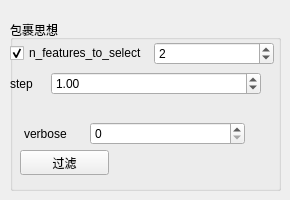
             <widget class="QWidget" name="page_25">
              <widget class="QGroupBox" name="groupBox_17">
               <property name="geometry">
                <rect>
                 <x>10</x>
                 <y>20</y>
                 <width>271</width>
                 <height>171</height>
                </rect>
               </property>
               <property name="title">
                <string>包裹思想</string>
               </property>
               <widget class="QPushButton" name="features_selection_package_Btn">
                <property name="geometry">
                 <rect>
                  <x>10</x>
                  <y>130</y>
                  <width>89</width>
                  <height>25</height>
                 </rect>
                </property>
                <property name="text">
                 <string>过滤</string>
                </property>
               </widget>
               <widget class="QWidget" name="layoutWidget">
                <property name="geometry">
                 <rect>
                  <x>0</x>
                  <y>20</y>
                  <width>264</width>
                  <height>27</height>
                 </rect>
                </property>
                <layout class="QHBoxLayout" name="horizontalLayout_7">
                 <item>
                  <widget class="QCheckBox" name="checkBox_features_selection_package_n_features_to_select">
                   <property name="text">
                    <string>n_features_to_select</string>
                   </property>
                   <property name="checked">
                    <bool>true</bool>
                   </property>
                  </widget>
                 </item>
                 <item>
                  <widget class="QSpinBox" name="spinBox_features_selection_package_n_features_to_select">
                   <property name="maximum">
                    <number>9999999</number>
                   </property>
                   <property name="value">
                    <number>2</number>
                   </property>
                  </widget>
                 </item>
                </layout>
               </widget>
               <widget class="QWidget" name="layoutWidget">
                <property name="geometry">
                 <rect>
                  <x>0</x>
                  <y>50</y>
                  <width>251</width>
                  <height>27</height>
                 </rect>
                </property>
                <layout class="QHBoxLayout" name="horizontalLayout_10">
                 <item>
                  <widget class="QLabel" name="label_features_selection_package_step">
                   <property name="maximumSize">
                    <size>
                     <width>35</width>
                     <height>16777215</height>
                    </size>
                   </property>
                   <property name="text">
                    <string>step</string>
                   </property>
                  </widget>
                 </item>
                 <item>
                  <widget class="QDoubleSpinBox" name="doubleSpinBox_features_selection_package_step">
                   <property name="maximum">
                    <double>9999999999.000000000000000</double>
                   </property>
                   <property name="value">
                    <double>1.000000000000000</double>
                   </property>
                  </widget>
                 </item>
                </layout>
               </widget>
               <widget class="QWidget" name="layoutWidget">
                <property name="geometry">
                 <rect>
                  <x>14</x>
                  <y>100</y>
                  <width>221</width>
                  <height>27</height>
                 </rect>
                </property>
                <layout class="QHBoxLayout" name="horizontalLayout_15">
                 <item>
                  <widget class="QLabel" name="label_features_selection_package_verbose">
                   <property name="maximumSize">
                    <size>
                     <width>60</width>
                     <height>16777215</height>
                    </size>
                   </property>
                   <property name="text">
                    <string>verbose</string>
                   </property>
                  </widget>
                 </item>
                 <item>
                  <widget class="QSpinBox" name="spinBox_features_selection_package_verbose">
                   <property name="maximum">
                    <number>999999999</number>
                   </property>
                  </widget>
                 </item>
                </layout>
               </widget>
              </widget>
             </widget>
